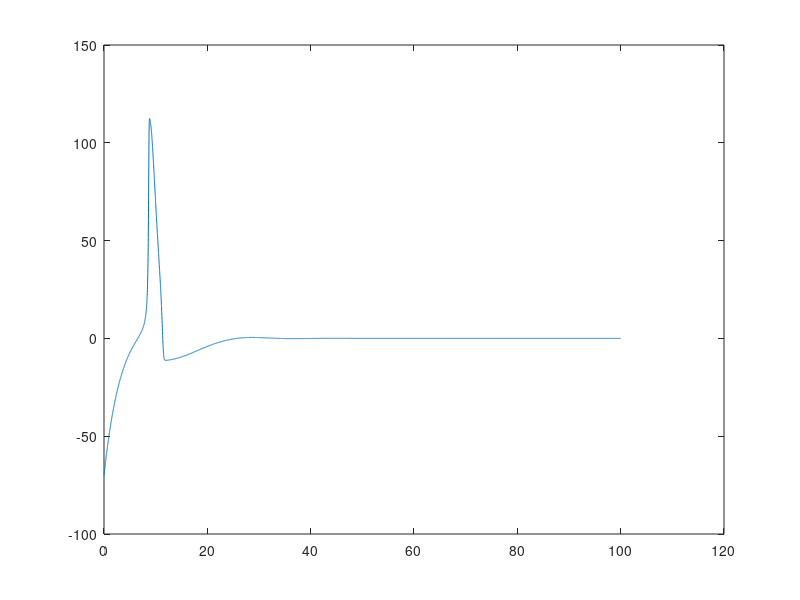
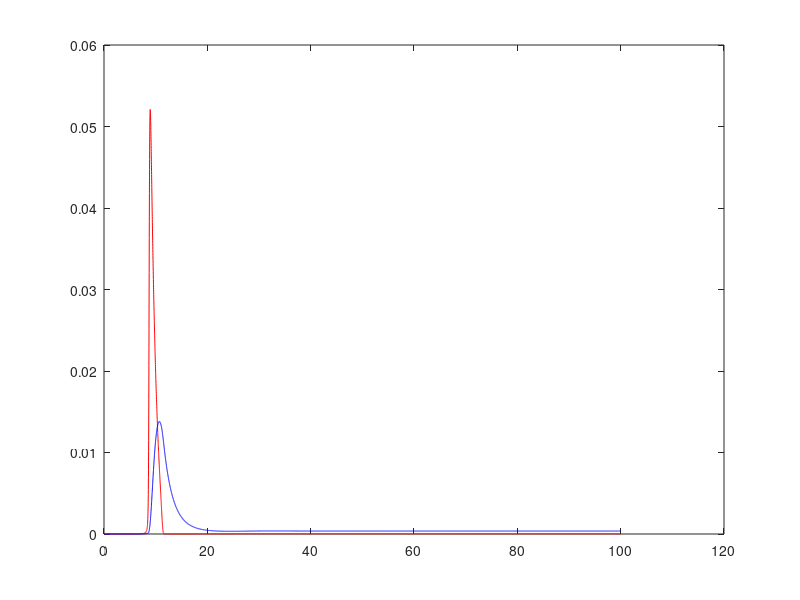

Write MATLAB code to recreate these figures, in order.
%Corporate with Chuyao Feng
%constants
gk=36e-3;
gna=120e-3;
gl=0.3e-3;
Ek=-12;
Ena=115;
El=10.6;
Iin=0;
%Iin=5;  % For Problem 3
V0=-70;
Cm=1e-3;
AlphaM=0.1*((25-V0)/(exp((25-V0)/10)-1));
BetaM=4*exp(-V0/18);
AlphaN=0.01*((10-V0)/(exp((10-V0)/10)-1));
BetaN=0.125*exp(-V0/80);
AlphaH=0.07*exp(-V0/20);
BetaH=1/(exp((30-V0)/10)+1);

%Initial Condition
M0=AlphaM/(AlphaM+BetaM);
N0=AlphaN/(AlphaN+BetaN);
H0=AlphaH/(AlphaH+BetaH);
Ina=M0^3*gna*H0*(V0-Ena);
Ik=N0^4*gk*(V0-Ek);  
Il=gl*(V0-El);
Iion=Iin-Ik-Ina-Il;  
Vector=ones(100,2);
Vector2=ones(100,2);
V0=-70;

%Euler's method set up
t_in=0;
t_final=100;
steps=100*100;
dt=(t_final-t_in)/steps;
t(1)=t_in;
Vm(1)=V0;
M(1)=M0;
N(1)=N0;
H(1)=H0;

for n=1:steps
    
    %implement euler's method
    t(n+1)=t(n)+dt;
    Vm(n+1)=Vm(n)+dt*(Iion/Cm);
    M(n+1)=M(n)+dt*(AlphaM*(1-M(n))-BetaM*M(n));
    N(n+1)=N(n)+dt*(AlphaN*(1-N(n))-BetaN*N(n));
    H(n+1)=H(n)+dt*(AlphaH*(1-H(n))-BetaH*H(n));
    
    %update related variables
    AlphaM=0.1*((25-Vm(n+1))/(exp((25-Vm(n+1))/10)-1));
    BetaM=4*exp(-Vm(n+1)/18);
    AlphaN=0.01*((10-Vm(n+1))/(exp((10-Vm(n+1))/10)-1));
    BetaN=0.125*exp(-Vm(n+1)/80);
    AlphaH=0.07*exp(-Vm(n+1)/20);
    BetaH=1/(exp((30-Vm(n+1))/10)+1);
    Ina=M(n+1)^3*gna*H(n+1)*(Vm(n+1)-Ena);  
    Ik=N(n+1)^4*gk*(Vm(n+1)-Ek);       
    Il=gl*(Vm(n+1)-El); 
    
%     if mod(n,50) == 0   % for Problem 2
%         Iin = 5;       % for Problem 2
%     else               % for Problem 2
%         Iin =0;       % for Problem 2
%     end               % for Problem 2

    Iion=Iin-Ik-Ina-Il;      
end

%%Plots
figure;
plot(t,Vm);
figure;
plot(t,gna.*M.^3.*H,'r');
hold on
plot(t,gk.*N.^4,'b');



